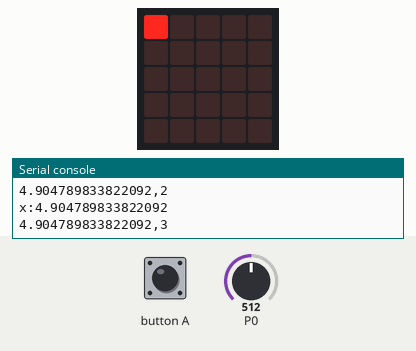
The program below on a simulated BBC micro:bit (MakeCode). Parts: the board's 5×5 LED display, the last lines printed to the serial console. The test bench sets the inputs (shaded band); at power-on: P0 = 512 (analog values on the 0–1023 scale).

Above: at 1.2 s.
1.3 s: P0 set to 290
2.8 s: P0 set to 306
At 3.2 s:
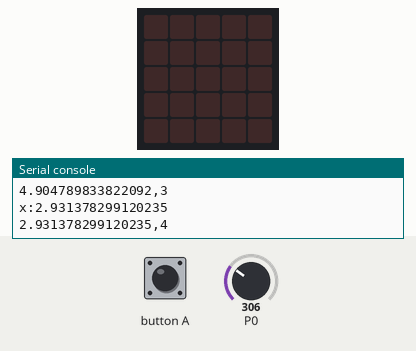
5.8 s: P0 set to 122
7.3 s: P0 set to 310
Timing chart, 0 to 10.3 s (numbered marks = the images above; inputs shaded):
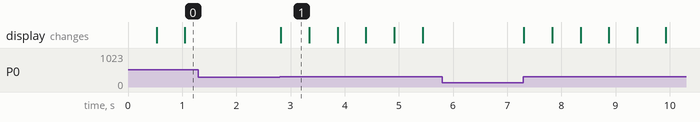

The program:

main.ts
```typescript
let count = 0
let force = 0
let volts = 0
let force2 = 0
input.onButtonPressed(Button.A, function () {
    count = 0
})
basic.forever(function () {
    if (pins.analogReadPin(AnalogPin.P0) > 300) {
        led.toggle(0, 0)
        force = pins.analogReadPin(AnalogPin.P0)
        volts = Math.map(force, 0, 1023, 0, 3.3)
        force2 = Math.map(volts, 0, 3.3, 0, 9.8)
        count += 1
        serial.writeValue("x", force2)
        serial.writeNumbers([force2, count])
        basic.pause(500)
    } else {
        force2 = 0
    }
})
```

test.ts
```typescript
// テストはここに来ます。このパッケージが拡張機能として使用されるときにはコンパイルされません。
```

Measured:
- after the input at 1.3 s, every drawn part: stays the same
- after the input at 2.8 s, the display: changes at once (image 1)
- after the input at 5.8 s, every drawn part: stays the same
- what the display in image 1 shows lasts 0.5 s, from 2.8 s to 3.3 s
